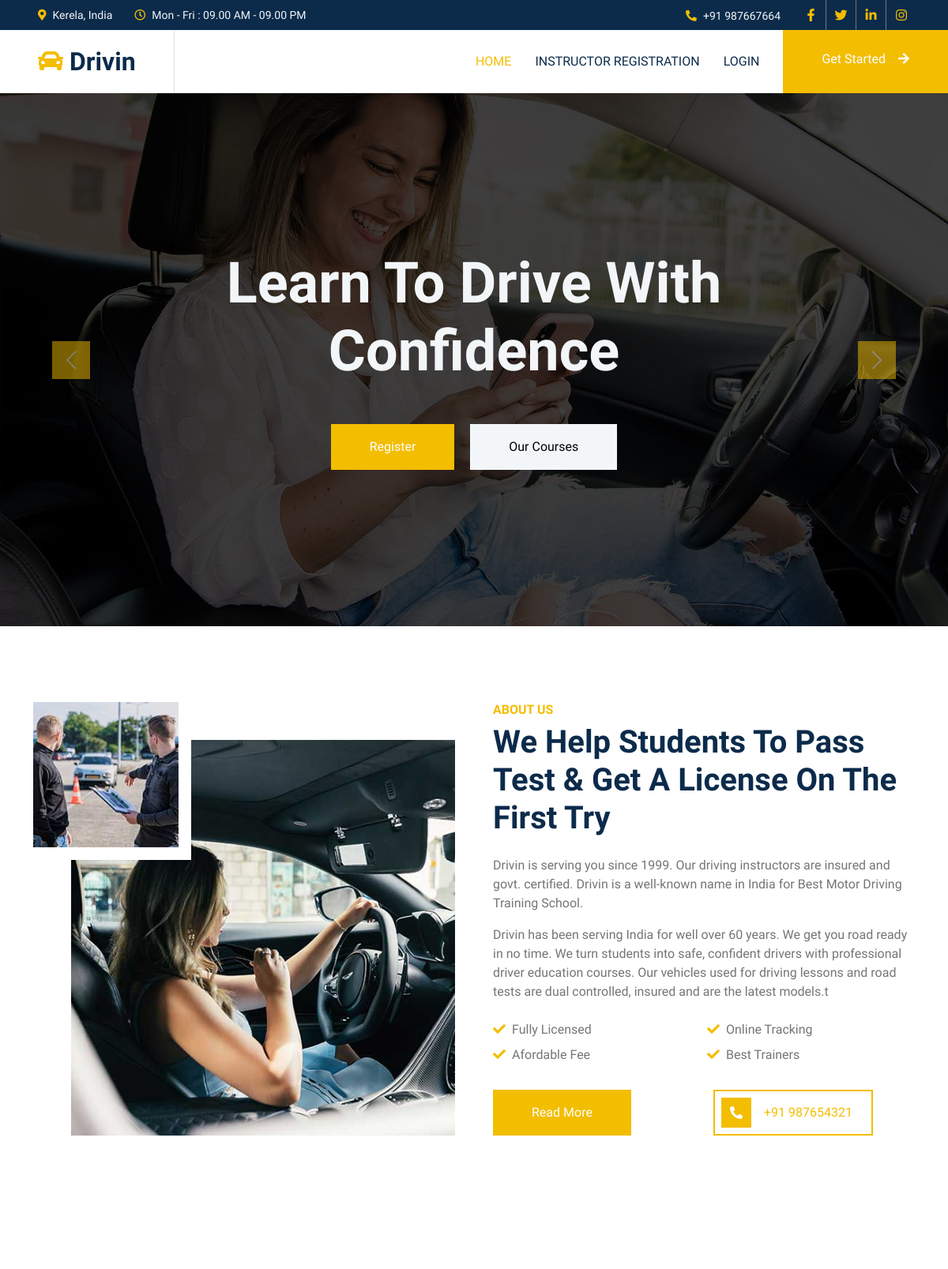
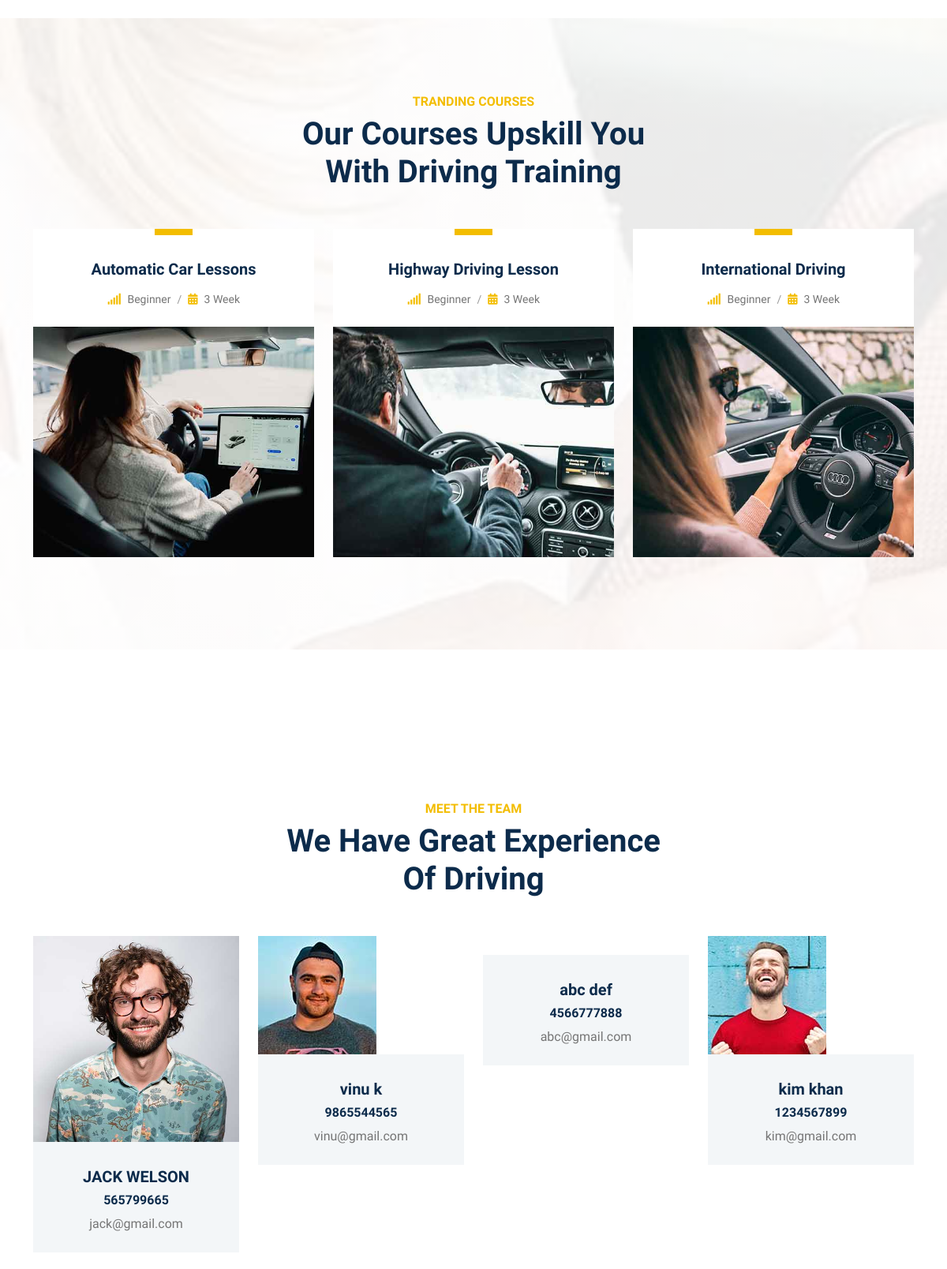
The page / (upper part) on the database its author committed (2 pictures, top to bottom).
### drapp/models.py (models this page shows, shortened)
class Instructor(models.Model):
    first_name = models.CharField(max_length=50)
    last_name = models.CharField(max_length=50)
    phone_number = models.CharField(max_length=20)
    image= models.ImageField(upload_to="media/instructors/",default="")
    email = models.EmailField()
    area=models.CharField(max_length=20,default='nothing')
    password=models.CharField(max_length=20,default='nothing')
    image2= models.ImageField(upload_to="media/instructors/",default="")
    image3= models.ImageField(upload_to="media/instructors/",default="")
    is_verified = models.BooleanField('Verification Status', default=False)
    status=models.CharField('Current Status',max_length=20,default='Not Verified')
    class Meta:
        verbose_name = 'Verify Instructor'

### drapp/views.py (the view)
# urls.py: path('',views.index,name="drapp/index"),
def index(request):
    a = Instructor.objects.all()
    return render(request,'index.html',{"a":a})

### drapp/templates/index.html (shortened to what this page needs)
{% load static %}
<!DOCTYPE html>
<html lang="en">
<head>
    <link href="https://cdnjs.cloudflare.com/ajax/libs/font-awesome/5.10.0/css/all.min.css" rel="stylesheet">
    <link href="https://cdn.jsdelivr.net/npm/bootstrap-icons@1.4.1/font/bootstrap-icons.css" rel="stylesheet">
    <link href="{% static 'lib/animate/animate.min.css' %}" rel="stylesheet">
    <link href="{% static 'lib/owlcarousel/assets/owl.carousel.min.css' %}" rel="stylesheet">
    <link href="{% static 'css/bootstrap.min.css' %}" rel="stylesheet">
    <link href="{% static 'css/style.css' %}" rel="stylesheet">
</head>
<body>
    <div class="container-fluid bg-dark text-light p-0">
        <div class="row gx-0 d-none d-lg-flex">
            <div class="col-lg-7 px-5 text-start">
                <div class="h-100 d-inline-flex align-items-center me-4">
                    <small class="fa fa-map-marker-alt text-primary me-2"></small>
                    <small>Kerela, India</small>
                </div>
                <div class="h-100 d-inline-flex align-items-center">
                    <small class="far fa-clock text-primary me-2"></small>
                    <small>Mon - Fri : 09.00 AM - 09.00 PM</small>
                </div>
            </div>
            <div class="col-lg-5 px-5 text-end">
                <div class="h-100 d-inline-flex align-items-center me-4">
                    <small class="fa fa-phone-alt text-primary me-2"></small>
                    <small>+91 987667664</small>
                </div>
                <div class="h-100 d-inline-flex align-items-center mx-n2">
                    <a class="btn btn-square btn-link rounded-0 border-0 border-end border-secondary" href=""><i class="fab fa-facebook-f"></i></a>
                    <a class="btn btn-square btn-link rounded-0 border-0 border-end border-secondary" href=""><i class="fab fa-twitter"></i></a>
                    <a class="btn btn-square btn-link rounded-0 border-0 border-end border-secondary" href=""><i class="fab fa-linkedin-in"></i></a>
                    <a class="btn btn-square btn-link rounded-0" href=""><i class="fab fa-instagram"></i></a>
                </div>
            </div>
        </div>
    </div>
    <nav class="navbar navbar-expand-lg bg-white navbar-light sticky-top p-0">
        <a href="/" class="navbar-brand d-flex align-items-center border-end px-4 px-lg-5">
            <h2 class="m-0"><i class="fa fa-car text-primary me-2"></i>Drivin</h2>
        </a>
        <div class="collapse navbar-collapse" id="navbarCollapse">
            <div class="navbar-nav ms-auto p-4 p-lg-0">
                <a href="/" class="nav-item nav-link active">Home</a>
                <a href="/instructor" class="nav-item nav-link">Instructor Registration</a>
                <a href="/login" class="nav-item nav-link">Login</a>
            </div>
            <a href="/register" class="btn btn-primary py-4 px-lg-5 d-none d-lg-block">Get Started<i class="fa fa-arrow-right ms-3"></i></a>
        </div>
    </nav>
    <div class="container-fluid p-0 wow fadeIn" data-wow-delay="0.1s">
        <div id="header-carousel" class="carousel slide" data-bs-ride="carousel">
            <div class="carousel-inner">
                <div class="carousel-item active">
                    <img class="w-100" src="{% static 'img/carousel-1.jpg' %}" alt="Image">
                    <div class="carousel-caption">
                        <div class="container">
                            <div class="row justify-content-center">
                                <div class="col-lg-7">
                                    <h1 class="display-2 text-light mb-5 animated slideInDown">Learn To Drive With Confidence</h1>
                                    <a href="/register" class="btn btn-primary py-sm-3 px-sm-5">Register</a>
                                    <a href="" class="btn btn-light py-sm-3 px-sm-5 ms-3">Our Courses</a>
                                </div>
                            </div>
                        </div>
                    </div>
                </div>
            </div>
            <button class="carousel-control-prev" type="button" data-bs-target="#header-carousel"
                data-bs-slide="prev">
                <span class="carousel-control-prev-icon" aria-hidden="true"></span>
            </button>
            <button class="carousel-control-next" type="button" data-bs-target="#header-carousel"
                data-bs-slide="next">
                <span class="carousel-control-next-icon" aria-hidden="true"></span>
            </button>
        </div>
    </div>
    <div class="container-xxl py-6">
        <div class="container">
            <div class="row g-5">
                <div class="col-lg-6 wow fadeInUp" data-wow-delay="0.1s">
                    <div class="position-relative overflow-hidden ps-5 pt-5 h-100" style="min-height: 400px;">
                        <img class="position-absolute w-100 h-100" src="{% static 'img/about-1.jpg' %}" alt="" style="object-fit: cover;">
                        <img class="position-absolute top-0 start-0 bg-white pe-3 pb-3" src="{% static 'img/about-2.jpg' %}" alt="" style="width: 200px; height: 200px;">
                    </div>
                </div>
                <div class="col-lg-6 wow fadeInUp" data-wow-delay="0.5s">
                    <div class="h-100">
                        <h6 class="text-primary text-uppercase mb-2">About Us</h6>
                        <h1 class="display-6 mb-4">We Help Students To Pass Test & Get A License On The First Try</h1>
                        <p>Drivin is serving you since 1999. Our driving instructors are insured and govt. certified. Drivin is a well-known name in India for Best Motor Driving Training School. </p>
                        <p class="mb-4">Drivin has been serving India for well over 60 years. We get you road ready in no time. We turn students into safe, confident drivers with professional driver education courses. Our vehicles used for driving lessons and road tests are dual controlled, insured and are the latest models.t</p>
                        <div class="row g-2 mb-4 pb-2">
                            <div class="col-sm-6">
                                <i class="fa fa-check text-primary me-2"></i>Fully Licensed
                            </div>
                            <div class="col-sm-6">
                                <i class="fa fa-check text-primary me-2"></i>Online Tracking
                            </div>
                            <div class="col-sm-6">
                                <i class="fa fa-check text-primary me-2"></i>Afordable Fee
                            </div>
                            <div class="col-sm-6">
                                <i class="fa fa-check text-primary me-2"></i>Best Trainers
                            </div>
                        </div>
                        <div class="row g-4">
                            <div class="col-sm-6">
                                <a class="btn btn-primary py-3 px-5" href="">Read More</a>
                            </div>
                            <div class="col-sm-6">
                                <a class="d-inline-flex align-items-center btn btn-outline-primary border-2 p-2" href="tel:+0123456789">
                                    <span class="flex-shrink-0 btn-square bg-primary">
                                        <i class="fa fa-phone-alt text-white"></i>
                                    </span>
                                    <span class="px-3">+91 987654321</span>
                                </a>
                            </div>
                        </div>
                    </div>
                </div>
            </div>
        </div>
    </div>
    <div class="container-xxl courses my-6 py-6 pb-0">
        <div class="container">
            <div class="text-center mx-auto mb-5 wow fadeInUp" data-wow-delay="0.1s" style="max-width: 500px;">
                <h6 class="text-primary text-uppercase mb-2">Tranding Courses</h6>
                <h1 class="display-6 mb-4">Our Courses Upskill You With Driving Training</h1>
            </div>
            <div class="row g-4 justify-content-center">
                <div class="col-lg-4 col-md-6 wow fadeInUp" data-wow-delay="0.1s">
                    <div class="courses-item d-flex flex-column bg-white overflow-hidden h-100">
                        <div class="text-center p-4 pt-0">
                            <div class="d-inline-block bg-primary text-white fs-5 py-1 px-4 mb-4"></div>
                            <h5 class="mb-3">Automatic Car Lessons</h5>
                            <ol class="breadcrumb justify-content-center mb-0">
                                <li class="breadcrumb-item small"><i class="fa fa-signal text-primary me-2"></i>Beginner</li>
                                <li class="breadcrumb-item small"><i class="fa fa-calendar-alt text-primary me-2"></i>3 Week</li>
                            </ol>
                        </div>
                        <div class="position-relative mt-auto">
                            <img class="img-fluid" src="{% static 'img/courses-1.jpg' %}" alt="">
                        </div>
                    </div>
                </div>
                <div class="col-lg-4 col-md-6 wow fadeInUp" data-wow-delay="0.3s">
                    <div class="courses-item d-flex flex-column bg-white overflow-hidden h-100">
                        <div class="text-center p-4 pt-0">
                            <div class="d-inline-block bg-primary text-white fs-5 py-1 px-4 mb-4"></div>
                            <h5 class="mb-3">Highway Driving Lesson</h5>
                            <ol class="breadcrumb justify-content-center mb-0">
                                <li class="breadcrumb-item small"><i class="fa fa-signal text-primary me-2"></i>Beginner</li>
                                <li class="breadcrumb-item small"><i class="fa fa-calendar-alt text-primary me-2"></i>3 Week</li>
                            </ol>
                        </div>
                        <div class="position-relative mt-auto">
                            <img class="img-fluid" src="{% static 'img/courses-2.jpg' %}" alt="">
                        </div>
                    </div>
                </div>
                <div class="col-lg-4 col-md-6 wow fadeInUp" data-wow-delay="0.5s">
                    <div class="courses-item d-flex flex-column bg-white overflow-hidden h-100">
                        <div class="text-center p-4 pt-0">
                            <div class="d-inline-block bg-primary text-white fs-5 py-1 px-4 mb-4"></div>
                            <h5 class="mb-3">International Driving</h5>
                            <ol class="breadcrumb justify-content-center mb-0">
                                <li class="breadcrumb-item small"><i class="fa fa-signal text-primary me-2"></i>Beginner</li>
                                <li class="breadcrumb-item small"><i class="fa fa-calendar-alt text-primary me-2"></i>3 Week</li>
                            </ol>
                        </div>
                        <div class="position-relative mt-auto">
                            <img class="img-fluid" src="{% static 'img/courses-3.jpg' %}" alt="">
                        </div>
                    </div>
                </div>
                </div>
            </div>
        </div>
    <div class="container-xxl py-6">
        <div class="container">
            <div class="text-center mx-auto mb-5 wow fadeInUp" data-wow-delay="0.1s" style="max-width: 500px;">
                <h6 class="text-primary text-uppercase mb-2">Meet The Team</h6>
                <h1 class="display-6 mb-4">We Have Great Experience Of Driving</h1>
            </div>
            <div class="row g-0 team-items">
                {% for i in a %}
                <div class="col-lg-3 col-md-6 wow fadeInUp" data-wow-delay="0.1s">
                    <div class="team-item position-relative">
                        <div class="position-relative">
                            <img class="img-fluid" src="{{i.image.url}}" alt="">
                        </div>
                        <div class="bg-light text-center p-4">
                            <h5 class="mt-2">{{i.first_name}} {{i.last_name}}</h5>
                            <h6 class="mt-2">{{i.phone_number}}</h6>
                            <h7 class="mt-2">{{i.email}}</h7>
                        </div>
                    </div>
                </div>
                {% endfor %}
        </div>
    </div>
</div>
</body>
</html>

### drapp/static/css/style.css (style rules this page uses)
:root { --primary: #F3BD00; --secondary: #757575; --light: #F3F6F8; --dark: #0C2B4B; }
.py-6 { padding-top: 6rem; padding-bottom: 6rem; }
.my-6 { margin-top: 6rem; margin-bottom: 6rem; }
.btn { font-weight: 500; transition: .5s; }
.btn.btn-primary, .btn.btn-outline-primary:hover { color: #FFFFFF; }
.btn-square { width: 38px; height: 38px; }
.btn-square, .btn-sm-square, .btn-lg-square { padding: 0; display: flex; align-items: center; justify-content: center; font-weight: normal; }
.navbar.sticky-top { top: -100px; transition: .5s; }
.navbar .navbar-brand, .navbar a.btn { height: 80px }
.navbar .navbar-nav .nav-link { margin-right: 30px; padding: 25px 0; color: var(--dark); font-weight: 500; text-transform: uppercase; outline: none; }
.navbar .navbar-nav .nav-link:hover, .navbar .navbar-nav .nav-link.active { color: var(--primary); }
.carousel-caption { top: 0; left: 0; right: 0; bottom: 0; display: flex; align-items: center; justify-content: center; text-align: center; background: rgba(0, 0, 0, .75); z-index: 1; }
.carousel-control-prev, .carousel-control-next { width: 15%; }
.carousel-control-prev-icon, .carousel-control-next-icon { width: 3rem; height: 3rem; background-color: var(--primary); border: 10px solid var(--primary); }
.breadcrumb-item+.breadcrumb-item::before { color: #999999; }
.courses { min-height: 100vh; background: linear-gradient(rgba(255, 255, 255, .9), rgba(255, 255, 255, .9)), url(../img/carousel-1.jpg) center center no-repeat; background-attachment: fixed; background-size: cover; }
.team-items { margin: -.75rem; }
.team-item { padding: .75rem; }
.team-item::after { position: absolute; content: ""; width: 100%; height: 0; top: 0; left: 0; background: #FFFFFF; transition: .5s; z-index: -1; }

### rows shown on the page
Instructor: image (picture), first_name "JACK", last_name "WELSON", phone_number "565799665", email "jack@gmail.com"
Instructor: image (picture), first_name "vinu", last_name "k", phone_number "9865544565", email "vinu@gmail.com"
Instructor: first_name "abc", last_name "def", phone_number "4566777888", email "abc@gmail.com"
Instructor: image (picture), first_name "kim", last_name "khan", phone_number "1234567899", email "kim@gmail.com"
